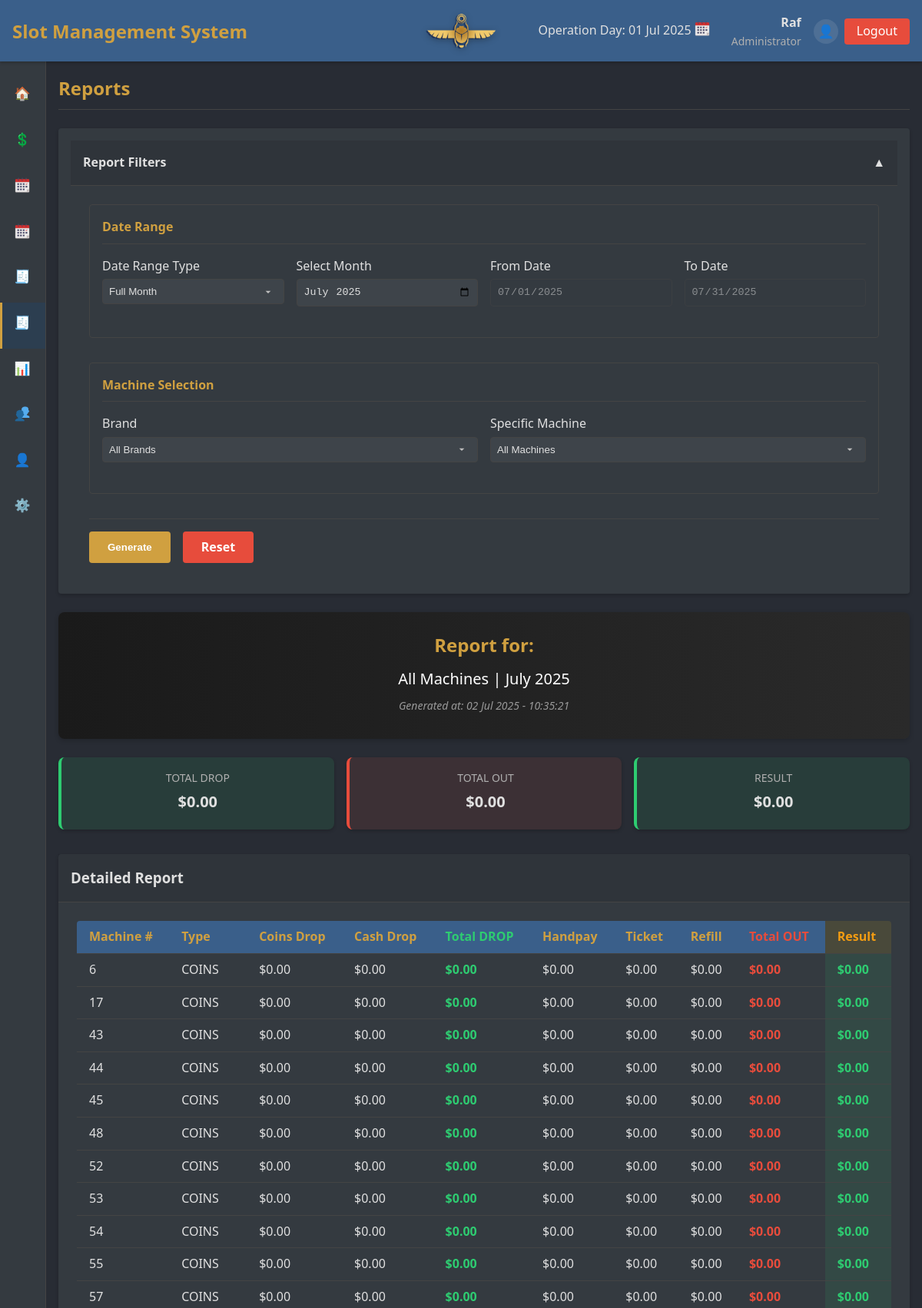
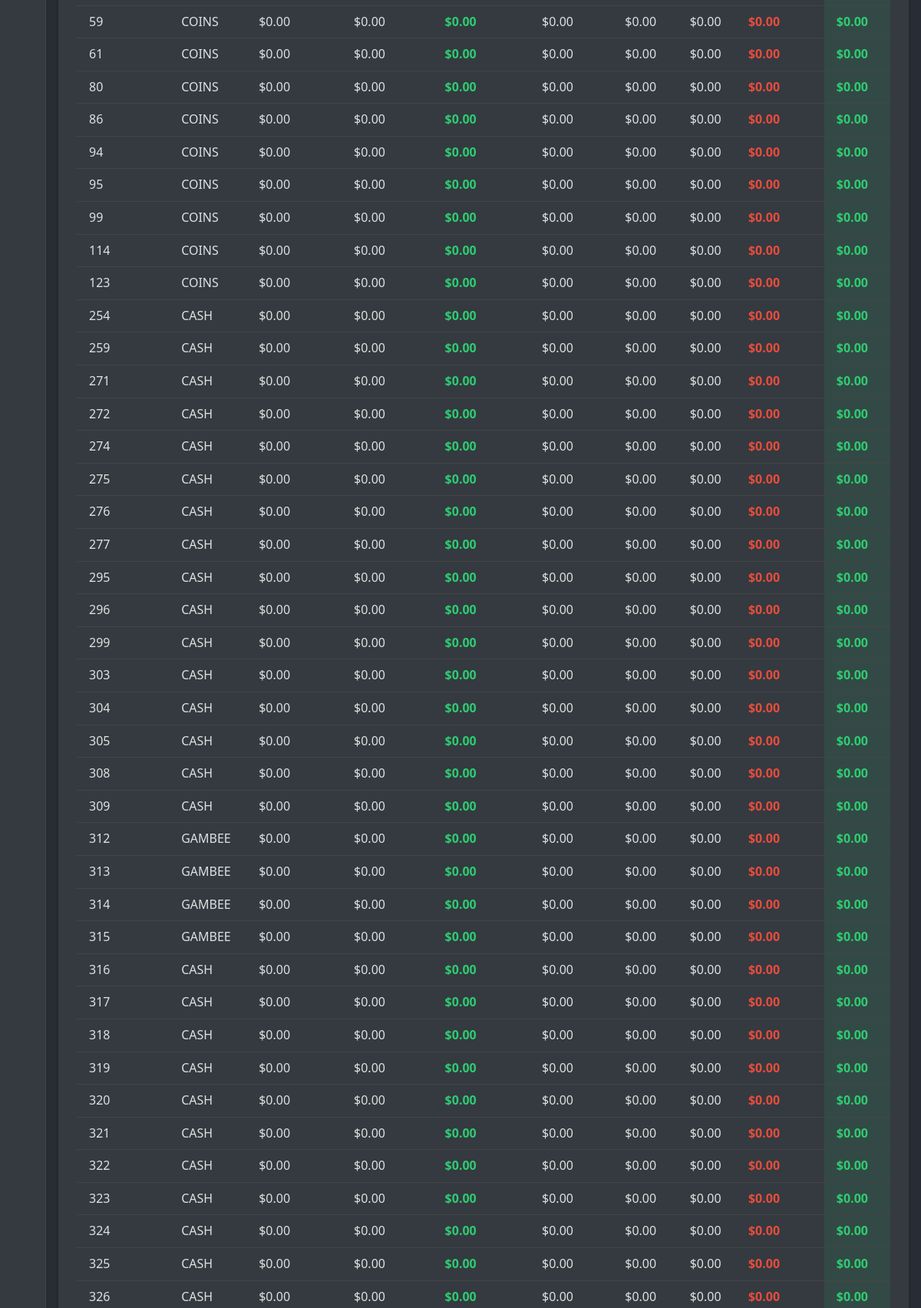
Page /index.php?page=reports (signed in, upper part) on the committed database (2 pictures, top to bottom).
### tables this page shows
CREATE TABLE `machines` (
  `id` int NOT NULL AUTO_INCREMENT,
  `machine_number` varchar(50) NOT NULL,
  `brand_id` int DEFAULT NULL,
  `model` varchar(100) NOT NULL,
  `game` varchar(100) DEFAULT NULL,
  `type_id` int DEFAULT NULL,
  `credit_value` decimal(10,2) NOT NULL,
  `manufacturing_year` int DEFAULT NULL,
  `ip_address` varchar(15) DEFAULT NULL,
  `mac_address` varchar(17) DEFAULT NULL,
  `serial_number` varchar(100) DEFAULT NULL,
  `status` enum('Active','Inactive','Maintenance','Reserved') NOT NULL DEFAULT 'Active',
  `ticket_printer` enum('yes','N/A') DEFAULT NULL,
  `system_comp` enum('offline','online') DEFAULT NULL,
  `created_at` timestamp NULL DEFAULT CURRENT_TIMESTAMP,
  `updated_at` timestamp NULL DEFAULT CURRENT_TIMESTAMP ON UPDATE CURRENT_TIMESTAMP,
  PRIMARY KEY (`id`),
  UNIQUE KEY `machine_number` (`machine_number`),
  UNIQUE KEY `serial_number` (`serial_number`),
  KEY `brand_id` (`brand_id`),
  KEY `type_id` (`type_id`),
  KEY `idx_machines_game` (`game`)
);

CREATE TABLE `machine_types` (
  `id` int NOT NULL AUTO_INCREMENT,
  `name` varchar(50) NOT NULL,
  `description` text,
  `created_at` timestamp NULL DEFAULT CURRENT_TIMESTAMP,
  `updated_at` timestamp NULL DEFAULT CURRENT_TIMESTAMP ON UPDATE CURRENT_TIMESTAMP,
  PRIMARY KEY (`id`),
  UNIQUE KEY `name` (`name`)
);

### includes/functions.php (called while the page is built, shortened)
<?php
function cairo_time($format = 'd M Y – H:i') {
    $tz = new DateTimeZone('Africa/Cairo');
    $dt = new DateTime('now', $tz);
    $dt->modify('+1 hour');
    return $dt->format($format);
}
function format_currency($amount) {
    return '$' . number_format((float)$amount, 2);
}
?>

### pages/reports.php (the view, shortened to what this page needs)
<?php
$machine_id = $_GET['machine_id'] ?? 'all';
$brand_id = $_GET['brand_id'] ?? 'all';
$date_range_type = $_GET['date_range_type'] ?? 'month';
$date_from = $_GET['date_from'] ?? date('Y-m-01');
$date_to = $_GET['date_to'] ?? date('Y-m-t');
$month = $_GET['month'] ?? date('Y-m');
if ($date_range_type === 'range') {
    $start_date = $date_from;
    $end_date = $date_to;
} else {
    list($year, $month_num) = explode('-', $month);
    $start_date = "$year-$month_num-01";
    $end_date = date("Y-m-t", strtotime($start_date));
}
$params = ["{$start_date} 00:00:00", "{$end_date} 23:59:59"];
$report_data = [];
$filtered_data = [];
$grand_total_out = 0;
$grand_total_drop = 0;
$grand_total_result = 0;
$machines = [];
$query = "
    SELECT
        m.id AS machine_id,
        m.machine_number,
        mt.name AS machine_type,
        tt.id AS transaction_type_id,
        tt.name AS transaction_type,
        tt.category,
        COALESCE(SUM(t.amount), 0) AS total_amount
    FROM
        machines m
    LEFT JOIN
        machine_types mt ON m.type_id = mt.id
    LEFT JOIN
        transactions t ON m.id = t.machine_id AND t.timestamp BETWEEN ? AND ?
    LEFT JOIN
        transaction_types tt ON t.transaction_type_id = tt.id
";
$query .= "
    GROUP BY
        m.id, tt.id
    ORDER BY
        m.machine_number
";
try {
    $stmt = $conn->prepare($query);
    $stmt->execute($params);
    $results = $stmt->fetchAll(PDO::FETCH_ASSOC);
    $query = "SELECT m.id, m.machine_number, b.name as brand_name, mt.name as type FROM machines m
              LEFT JOIN brands b ON m.brand_id = b.id
              LEFT JOIN machine_types mt ON m.type_id = mt.id";
    $params = [];
    $query .= " ORDER BY CAST(m.machine_number AS UNSIGNED)";
    $machines_stmt = $conn->prepare($query);
    $machines_stmt->execute($params);
    $machines = $machines_stmt->fetchAll(PDO::FETCH_ASSOC);
    foreach ($machines as $machine) {
        $report_data[$machine['id']] = [
            'machine_id' => $machine['id'],
            'machine_number' => $machine['machine_number'],
            'type' => $machine['type'] ?? 'N/A',
            'transactions' => [],
            'total_out' => 0,
            'total_drop' => 0,
            'result' => 0
        ];
    }
    if ($machine_id !== 'all') {
        $filtered_data = isset($report_data[$machine_id]) ? [$report_data[$machine_id]] : [];
    } else {
        $filtered_data = array_values($report_data);
    }
    $grand_total_out = array_sum(array_column($filtered_data, 'total_out'));
    $grand_total_drop = array_sum(array_column($filtered_data, 'total_drop'));
    $grand_total_result = $grand_total_drop - $grand_total_out;
} catch (PDOException $e) {
    echo "<div class='alert alert-danger'>Database error: " . htmlspecialchars($e->getMessage()) . "</div>";
    $filtered_data = [];
    $grand_total_out = 0;
    $grand_total_drop = 0;
    $grand_total_result = 0;
}
$has_filters = !empty($_GET['machine_id']) || !empty($_GET['brand_id']) || !empty($_GET['date_range_type']) || !empty($_GET['date_from']) || !empty($_GET['date_to']) || !empty($_GET['month']);
?>
<div class="reports-page fade-in">
    <div class="filters-container card mb-6">
        <div class="card-header" style="cursor: pointer;" onclick="toggleFilters()">
            <div style="display: flex; justify-content: space-between; align-items: center;">
                <h4 style="margin: 0;">Report Filters</h4>
                <span id="filter-toggle-icon" class="filter-toggle-icon">
                    <?php echo $has_filters ? '▼' : '▲'; ?>
                </span>
            </div>
        </div>
        <div class="card-body" id="filters-body" style="<?php echo $has_filters ? 'display: none;' : ''; ?>">
            <form id="report-filters" action="index.php" method="GET">
                <div class="form-section">
                    <h4>Date Range</h4>
                    <div class="row">
                        <div class="col">
                            <div class="form-group">
                                <label for="date_range_type">Date Range Type</label>
                                <select name="date_range_type" id="date_range_type" class="form-control">
                                    <option value="month" <?= $date_range_type === 'month' ? 'selected' : '' ?>>Full Month</option>
                                </select>
                            </div>
                        </div>
                        <div class="col">
                            <div class="form-group">
                                <label for="month">Select Month</label>
                                <input type="month" name="month" id="month" class="form-control"
                                       value="<?= $month ?>" <?= $date_range_type !== 'month' ? 'disabled' : '' ?>>
                            </div>
                        </div>
                        <div class="col">
                            <div class="form-group">
                                <label for="date_from">From Date</label>
                                <input type="date" name="date_from" id="date_from" class="form-control"
                                       value="<?= $date_from ?>" <?= $date_range_type !== 'range' ? 'disabled' : '' ?>>
                            </div>
                        </div>
                        <div class="col">
                            <div class="form-group">
                                <label for="date_to">To Date</label>
                                <input type="date" name="date_to" id="date_to" class="form-control"
                                       value="<?= $date_to ?>" <?= $date_range_type !== 'range' ? 'disabled' : '' ?>>
                            </div>
                        </div>
                    </div>
                </div>
                <div class="form-section">
                    <h4>Machine Selection</h4>
                    <div class="row">
                        <div class="col">
                            <div class="form-group">
                                <label for="brand_id">Brand</label>
                                <select name="brand_id" id="brand_id" class="form-control">
                                    <option value="all" <?= $brand_id === 'all' ? 'selected' : '' ?>>All Brands</option>
                                </select>
                            </div>
                        </div>
                        <div class="col">
                            <div class="form-group">
                                <label for="machine_id">Specific Machine</label>
                                <select name="machine_id" id="machine_id" class="form-control">
                                    <option value="all" <?= $machine_id === 'all' ? 'selected' : '' ?>>All Machines</option>
                                </select>
                            </div>
                        </div>
                    </div>
                </div>
                <div class="form-actions">
                    <button type="submit" class="btn btn-primary">Generate</button>
                    <a href="index.php?page=reports" class="btn btn-danger">Reset</a>
                </div>
            </form>
        </div>
    </div>
    <div class="report-header text-center py-4 px-6 rounded-lg bg-gradient-to-r from-gray-800 to-black shadow-md mb-6">
        <h3 class="text-xl font-bold text-secondary-color">Report for:</h3>
        <p class="date-range text-lg font-medium text-white mt-2 mb-1">
            <?php
            if ($machine_id !== 'all') {
                $selected_machine = null;
                foreach ($machines as $m) {
                    if ($m['id'] == $machine_id) {
                        $selected_machine = $m;
                        break;
                    }
                }
                echo "Machine #" . htmlspecialchars($selected_machine['machine_number'] ?? 'N/A');
                if ($selected_machine['brand_name']) {
                    echo " (" . htmlspecialchars($selected_machine['brand_name']) . ")";
                }
            } else {
                echo "All Machines";
            }
            ?>
            |
            <?php
            if ($date_range_type === 'range') {
                echo htmlspecialchars(date('d M Y', strtotime($date_from)) . ' – ' . date('d M Y', strtotime($date_to)));
            } else {
                echo htmlspecialchars(date('F Y', strtotime($month)));
            }
            ?>
        </p>
        <p class="generated-at text-sm italic text-gray-400">
            Generated at: <?php echo cairo_time('d M Y - H:i:s'); ?>
        </p>
    </div>
    <div class="stats-container grid grid-cols-1 sm:grid-cols-3 gap-4 mb-6">
        <div class="stat-card in p-4 rounded bg-opacity-10 bg-success-color text-center">
            <div class="stat-title uppercase text-sm text-muted">Total DROP</div>
            <div class="stat-value text-lg font-bold"><?php echo format_currency($grand_total_drop); ?></div>
        </div>
        <div class="stat-card out p-4 rounded bg-opacity-10 bg-danger-color text-center">
            <div class="stat-title uppercase text-sm text-muted">Total OUT</div>
            <div class="stat-value text-lg font-bold"><?php echo format_currency($grand_total_out); ?></div>
        </div>
        <div class="stat-card <?php echo $grand_total_result >= 0 ? 'in' : 'out'; ?> p-4 rounded text-center bg-opacity-10 <?php echo $grand_total_result >= 0 ? 'bg-success-color' : 'bg-danger-color'; ?>">
            <div class="stat-title uppercase text-sm text-muted">Result</div>
            <div class="stat-value text-lg font-bold"><?php echo format_currency($grand_total_result); ?></div>
        </div>
    </div>
    <div class="card overflow-hidden">
        <div class="card-header bg-gray-800 text-white px-6 py-3 border-b border-gray-700">
            <h3 class="text-lg font-semibold">Detailed Report</h3>
        </div>
        <div class="card-body p-6">
            <div class="table-container overflow-x-auto">
                <table class="min-w-full divide-y divide-gray-700 separated-columns>
                    <thead>
                        <tr class="bg-gray-800 text-white">
                            <th class="px-4 py-2 text-left">Machine #</th>
                            <th class="px-4 py-2 text-left">Type</th>
                            <th class="px-4 py-2 text-right">Coins Drop</th>
                            <th class="px-4 py-2 text-right">Cash Drop</th>
                            <th class="highlight-drop px-4 py-2 text-right">Total DROP</th>
                            <th class="px-4 py-2 text-right">Handpay</th>
                            <th class="px-4 py-2 text-right">Ticket</th>
                            <th class="px-4 py-2 text-right">Refill</th>
                            <th class="highlight-out px-4 py-2 text-right">Total OUT</th>
                            <th class="highlight-result px-4 py-2 text-right">Result</th>
                    <tbody class="divide-y divide-gray-700">
                        <?php if (empty($filtered_data)): ?>
                            <tr>
                                <td colspan="10" class="text-center px-4 py-6">No matching data found</td>
                            </tr>
                        <?php else: ?>
                            <?php foreach ($filtered_data as $data): ?>
                                <tr class="hover:bg-gray-800 transition duration-150">
                                    <td class="px-4 py-2"><?php echo htmlspecialchars($data['machine_number']); ?></td>
                                    <td class="px-4 py-2"><?php echo htmlspecialchars($data['type']); ?></td>
                                    <?php
                                    $handpay = $ticket = $refill = $coins_drop = $cash_drop = 0;
                                    ?>
                                    <td class="px-4 py-2 text-right"><?php echo format_currency($coins_drop); ?></td>
                                    <td class="px-4 py-2 text-right"><?php echo format_currency($cash_drop); ?></td>
                                    <td class="highlight-drop px-4 py-2 text-right"><strong><?php echo format_currency($data['total_drop']); ?></strong></td>
                                    <td class="px-4 py-2 text-right"><?php echo format_currency($handpay); ?></td>
                                    <td class="px-4 py-2 text-right"><?php echo format_currency($ticket); ?></td>
                                    <td class="px-4 py-2 text-right"><?php echo format_currency($refill); ?></td>
                                    <td class="highlight-out px-4 py-2 text-right"><strong><?php echo format_currency($data['total_out']); ?></strong></td>
                                    <td class="highlight-result px-4 py-2 text-right <?php echo $data['result'] >= 0 ? 'positive' : 'negative'; ?>">
                                        <strong><?php echo format_currency($data['result']); ?></strong>
                                    </td>
                                </tr>
                            <?php endforeach; ?>
                        <?php endif; ?>
                    </tbody>
                </table>
            </div>
        </div>
    </div>
</div>

### rows in the picture
machines: machine_number "254", machine_types.name "CASH", coins_drop "$0.00", cash_drop "$0.00", total_drop "$0.00", handpay "$0.00", ticket "$0.00", refill "$0.00", total_out "$0.00", result "$0.00"
machines: machine_number "259", machine_types.name "CASH", coins_drop "$0.00", cash_drop "$0.00", total_drop "$0.00", handpay "$0.00", ticket "$0.00", refill "$0.00", total_out "$0.00", result "$0.00"
machines: machine_number "271", machine_types.name "CASH", coins_drop "$0.00", cash_drop "$0.00", total_drop "$0.00", handpay "$0.00", ticket "$0.00", refill "$0.00", total_out "$0.00", result "$0.00"
machines: machine_number "272", machine_types.name "CASH", coins_drop "$0.00", cash_drop "$0.00", total_drop "$0.00", handpay "$0.00", ticket "$0.00", refill "$0.00", total_out "$0.00", result "$0.00"
machines: machine_number "274", machine_types.name "CASH", coins_drop "$0.00", cash_drop "$0.00", total_drop "$0.00", handpay "$0.00", ticket "$0.00", refill "$0.00", total_out "$0.00", result "$0.00"
machines: machine_number "275", machine_types.name "CASH", coins_drop "$0.00", cash_drop "$0.00", total_drop "$0.00", handpay "$0.00", ticket "$0.00", refill "$0.00", total_out "$0.00", result "$0.00"
machines: machine_number "276", machine_types.name "CASH", coins_drop "$0.00", cash_drop "$0.00", total_drop "$0.00", handpay "$0.00", ticket "$0.00", refill "$0.00", total_out "$0.00", result "$0.00"
machines: machine_number "277", machine_types.name "CASH", coins_drop "$0.00", cash_drop "$0.00", total_drop "$0.00", handpay "$0.00", ticket "$0.00", refill "$0.00", total_out "$0.00", result "$0.00"
machines: machine_number "295", machine_types.name "CASH", coins_drop "$0.00", cash_drop "$0.00", total_drop "$0.00", handpay "$0.00", ticket "$0.00", refill "$0.00", total_out "$0.00", result "$0.00"
machines: machine_number "296", machine_types.name "CASH", coins_drop "$0.00", cash_drop "$0.00", total_drop "$0.00", handpay "$0.00", ticket "$0.00", refill "$0.00", total_out "$0.00", result "$0.00"
machines: machine_number "299", machine_types.name "CASH", coins_drop "$0.00", cash_drop "$0.00", total_drop "$0.00", handpay "$0.00", ticket "$0.00", refill "$0.00", total_out "$0.00", result "$0.00"
machines: machine_number "303", machine_types.name "CASH", coins_drop "$0.00", cash_drop "$0.00", total_drop "$0.00", handpay "$0.00", ticket "$0.00", refill "$0.00", total_out "$0.00", result "$0.00"
machines: machine_number "304", machine_types.name "CASH", coins_drop "$0.00", cash_drop "$0.00", total_drop "$0.00", handpay "$0.00", ticket "$0.00", refill "$0.00", total_out "$0.00", result "$0.00"
machines: machine_number "305", machine_types.name "CASH", coins_drop "$0.00", cash_drop "$0.00", total_drop "$0.00", handpay "$0.00", ticket "$0.00", refill "$0.00", total_out "$0.00", result "$0.00"
machines: machine_number "308", machine_types.name "CASH", coins_drop "$0.00", cash_drop "$0.00", total_drop "$0.00", handpay "$0.00", ticket "$0.00", refill "$0.00", total_out "$0.00", result "$0.00"
machines: machine_number "309", machine_types.name "CASH", coins_drop "$0.00", cash_drop "$0.00", total_drop "$0.00", handpay "$0.00", ticket "$0.00", refill "$0.00", total_out "$0.00", result "$0.00"
machines: machine_number "316", machine_types.name "CASH", coins_drop "$0.00", cash_drop "$0.00", total_drop "$0.00", handpay "$0.00", ticket "$0.00", refill "$0.00", total_out "$0.00", result "$0.00"
machines: machine_number "317", machine_types.name "CASH", coins_drop "$0.00", cash_drop "$0.00", total_drop "$0.00", handpay "$0.00", ticket "$0.00", refill "$0.00", total_out "$0.00", result "$0.00"
machines: machine_number "318", machine_types.name "CASH", coins_drop "$0.00", cash_drop "$0.00", total_drop "$0.00", handpay "$0.00", ticket "$0.00", refill "$0.00", total_out "$0.00", result "$0.00"
machines: machine_number "319", machine_types.name "CASH", coins_drop "$0.00", cash_drop "$0.00", total_drop "$0.00", handpay "$0.00", ticket "$0.00", refill "$0.00", total_out "$0.00", result "$0.00"
machines: machine_number "320", machine_types.name "CASH", coins_drop "$0.00", cash_drop "$0.00", total_drop "$0.00", handpay "$0.00", ticket "$0.00", refill "$0.00", total_out "$0.00", result "$0.00"
machines: machine_number "321", machine_types.name "CASH", coins_drop "$0.00", cash_drop "$0.00", total_drop "$0.00", handpay "$0.00", ticket "$0.00", refill "$0.00", total_out "$0.00", result "$0.00"
machines: machine_number "322", machine_types.name "CASH", coins_drop "$0.00", cash_drop "$0.00", total_drop "$0.00", handpay "$0.00", ticket "$0.00", refill "$0.00", total_out "$0.00", result "$0.00"
machines: machine_number "323", machine_types.name "CASH", coins_drop "$0.00", cash_drop "$0.00", total_drop "$0.00", handpay "$0.00", ticket "$0.00", refill "$0.00", total_out "$0.00", result "$0.00"
machines: machine_number "324", machine_types.name "CASH", coins_drop "$0.00", cash_drop "$0.00", total_drop "$0.00", handpay "$0.00", ticket "$0.00", refill "$0.00", total_out "$0.00", result "$0.00"
machines: machine_number "325", machine_types.name "CASH", coins_drop "$0.00", cash_drop "$0.00", total_drop "$0.00", handpay "$0.00", ticket "$0.00", refill "$0.00", total_out "$0.00", result "$0.00"
machines: machine_number "326", machine_types.name "CASH", coins_drop "$0.00", cash_drop "$0.00", total_drop "$0.00", handpay "$0.00", ticket "$0.00", refill "$0.00", total_out "$0.00", result "$0.00"

### other values in the picture
$app_name "Slot Management System"
$_SESSION['username'] "Raf"
$user_roles[$_SESSION['user_role']] "Administrator"
cairo_time('d M Y - H:i:s') "02 Jul 2025 - 10:35:21"
format_currency($grand_total_drop) "$0.00"
format_currency($grand_total_out) "$0.00"
format_currency($grand_total_result) "$0.00"
$data['machine_number'] "6"
$data['type'] "COINS"
format_currency($coins_drop) "$0.00"
format_currency($cash_drop) "$0.00"
format_currency($data['total_drop']) "$0.00"
format_currency($handpay) "$0.00"
format_currency($ticket) "$0.00"
format_currency($refill) "$0.00"
